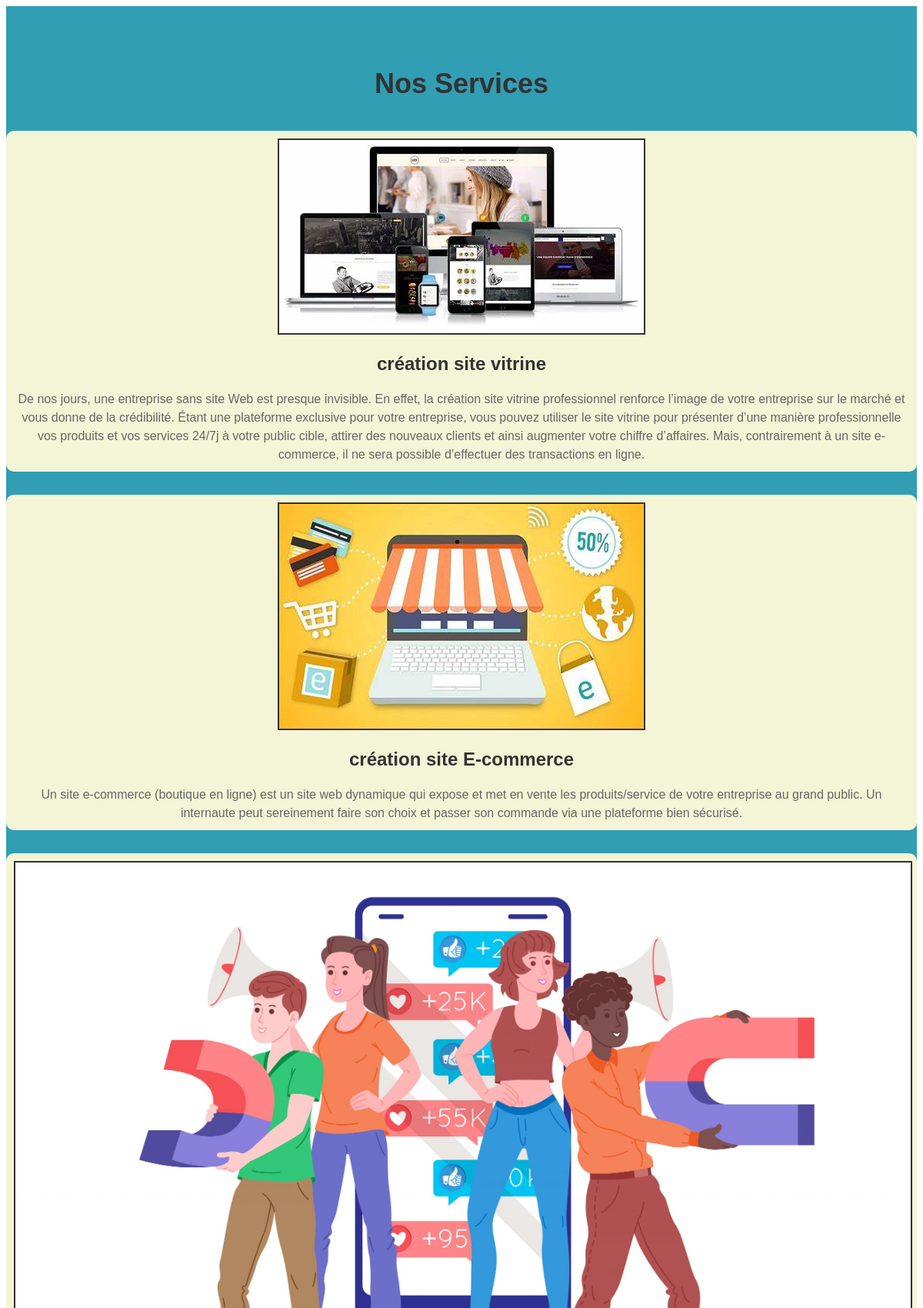
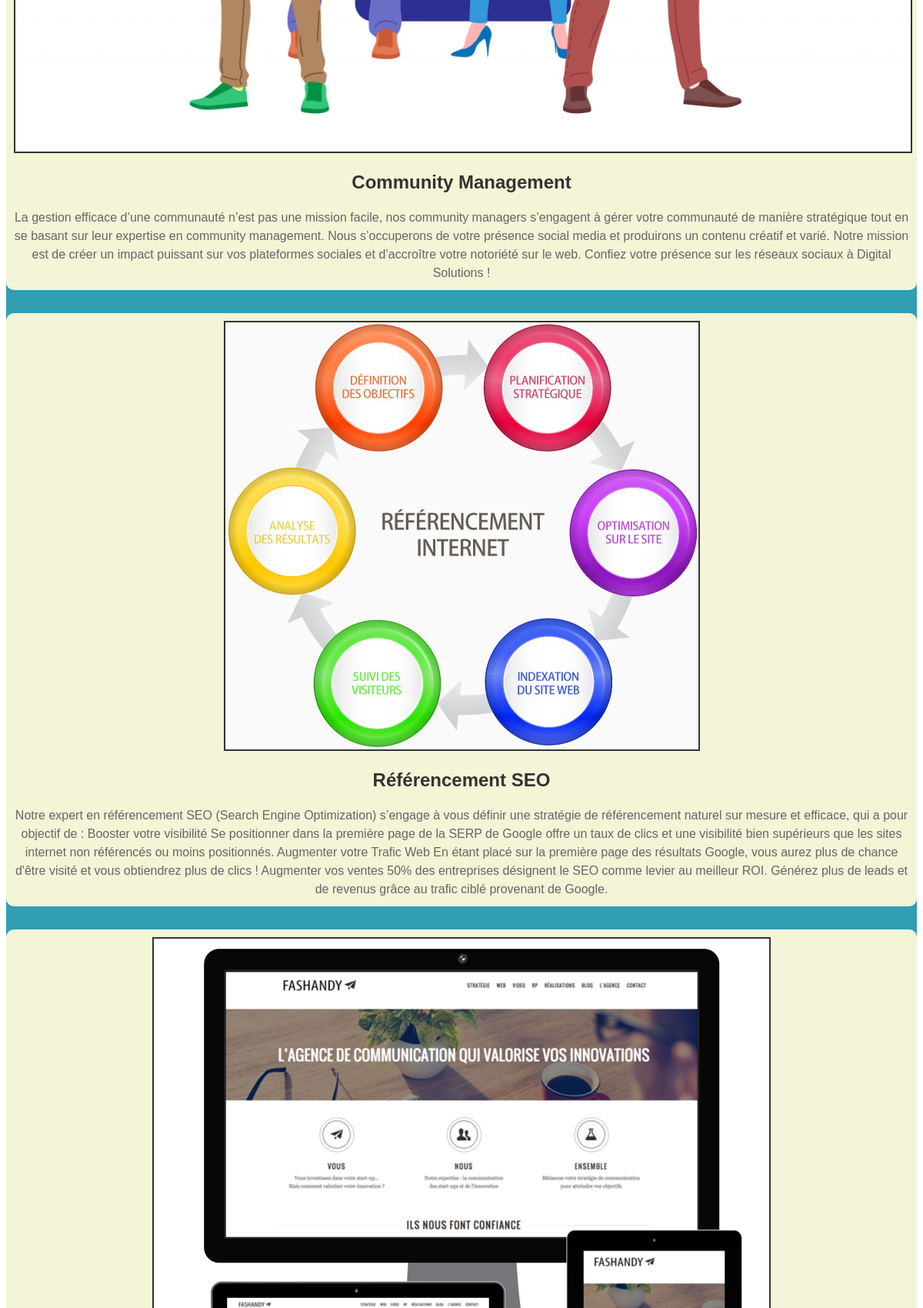
The app's page /design/service/ (upper part) with its own data (2 pictures, top to bottom).
### design/models.py (models this page shows, shortened)
class Service(models.Model):
    typeService=models.CharField(max_length=100)
    description=models.TextField()
    image=models.ImageField(blank=True)

### design/views.py (the view)
# urls.py: path('service/',views.service,name='service'),
def service(request):
    services=Service.objects.all()
    context={'services':services}
    return render(request,'design/mesServices.html',context)

### design/templates/design/mesServices.html (shortened to what this page needs)
{% load static %}
<!DOCTYPE html>
<html lang="en">
<head>
</head>
<body>
    <main id="servicesBlock">
        <section class="services">
          <h1>Nos Services</h1>
          <div class="grid">
            {%for serv in services%}
            <div class="service">
              <img src="/media/{{serv.image}}" alt="service1">
              <h2>{{serv.typeService}}</h2>
              <p>{{serv.description}}</p>
            </div>
            {%endfor%}
          </div>
        </section>
      </main>
</body>
</html>

### design/templates/design/mesServices.html (style rules this page uses)
#servicesBlock { background-color:#319eb4; padding: 80px 0; }
h1, h2 { font-family: Arial, sans-serif; font-weight: bold; color: #333; margin: 0; }
h1 { font-size: 36px; margin-bottom: 40px; text-align: center; }
h2 { font-size: 24px; margin-bottom: 20px; }
p { font-family: Arial, sans-serif; font-size: 16px; color: #666; margin: 0; line-height: 1.5; }
.services { max-width: 1200px; margin: 0 auto; }
.grid { display:grid; grid-template-columns: repeat(1, 2fr); grid-gap: 30px; margin-bottom: 10px; }
.service { background-color: #f4f4d7; padding: 10px; border-radius: 10px; box-shadow: 1 2px 6px rgba(0,0,0,.16), 0 2px 6px rgba(0,0,0,.23); text-align: center; }
.service img { margin-bottom: 20px; max-width: 100%; height: auto; border: 2px solid #333; }

### records on screen
Service: image (picture), typeService "création site vitrine", description "De nos jours, une entreprise sans site Web est presque invisible. En effet, la création site vitrine professionnel renforce l’image de votre entreprise sur le marché et vous donne de la crédibilité. Étant une plateforme exclusive pour votre entreprise, vous pouvez utiliser le site vitrine pour présenter d’une manière professionnelle vos produits et vos services 24/7j à votre public cible, attirer des nouveaux clients et ainsi augmenter votre chiffre d’affaires. Mais, contrairement à un site e-commerce, il ne sera possible d’effectuer des transactions en ligne."
Service: image (picture), typeService "création site E-commerce", description "Un site e-commerce (boutique en ligne) est un site web dynamique qui expose et met en vente les produits/service de votre entreprise au grand public. Un internaute peut sereinement faire son choix et passer son commande via une plateforme bien sécurisé."
Service: image (picture), typeService "Community Management", description "La gestion efficace d’une communauté n’est pas une mission facile, nos community managers s’engagent à gérer votre communauté de manière stratégique tout en se basant sur leur expertise en community management. Nous s’occuperons de votre présence social media et produirons un contenu créatif et varié. Notre mission est de créer un impact puissant sur vos plateformes sociales et d’accroître votre notoriété sur le web. Confiez votre présence sur les réseaux sociaux à Digital Solutions !"
Service: image (picture), typeService "Référencement SEO", description "Notre expert en référencement SEO (Search Engine Optimization) s’engage à vous définir une stratégie de référencement naturel sur mesure et efficace, qui a pour objectif de : Booster votre visibilité Se positionner dans la première page de la SERP de Google offre un taux de clics et une visibilité bien supérieurs que les sites internet non référencés ou moins positionnés. Augmenter votre Trafic Web En étant placé sur la première page des résultats Google, vous aurez plus de chance d'être visité et vous obtiendrez plus de clics ! Augmenter vos ventes 50% des entreprises désignent le SEO comme levier au meilleur ROI. Générez plus de leads et de revenus grâce au trafic ciblé provenant de…"
Service: image (picture)
